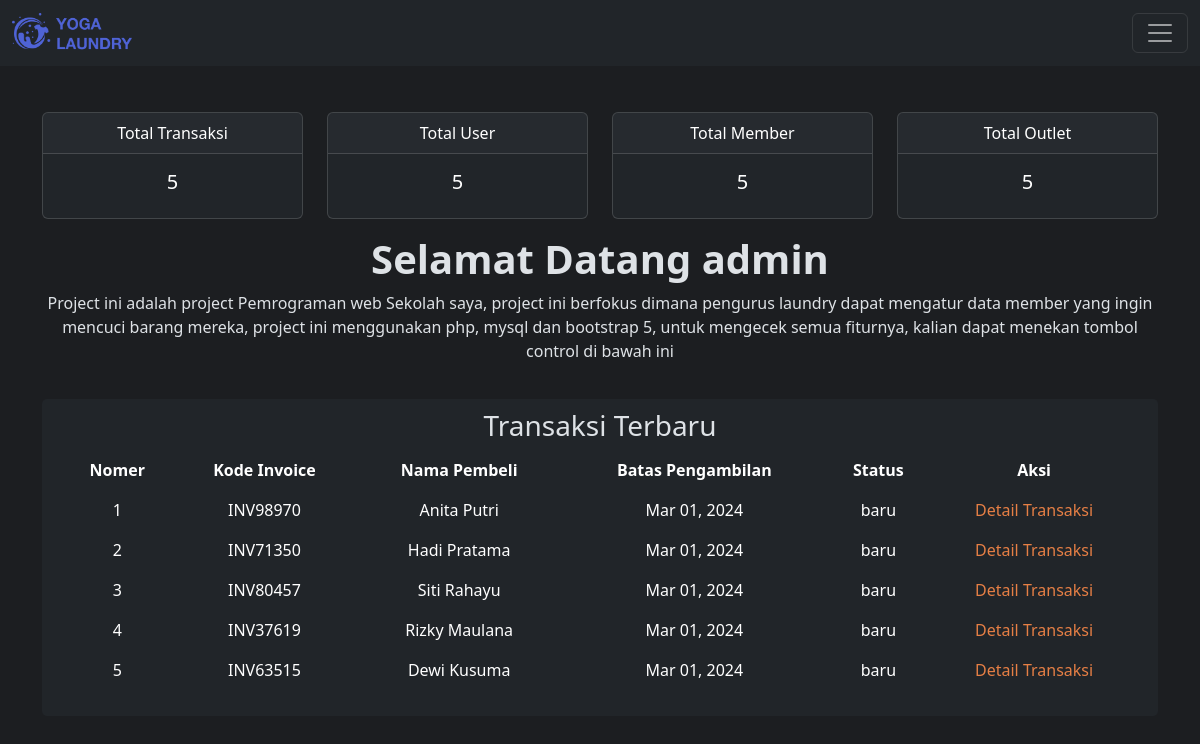
Before: /php/view/control.php?page=dashboard (signed in) with the older database file.
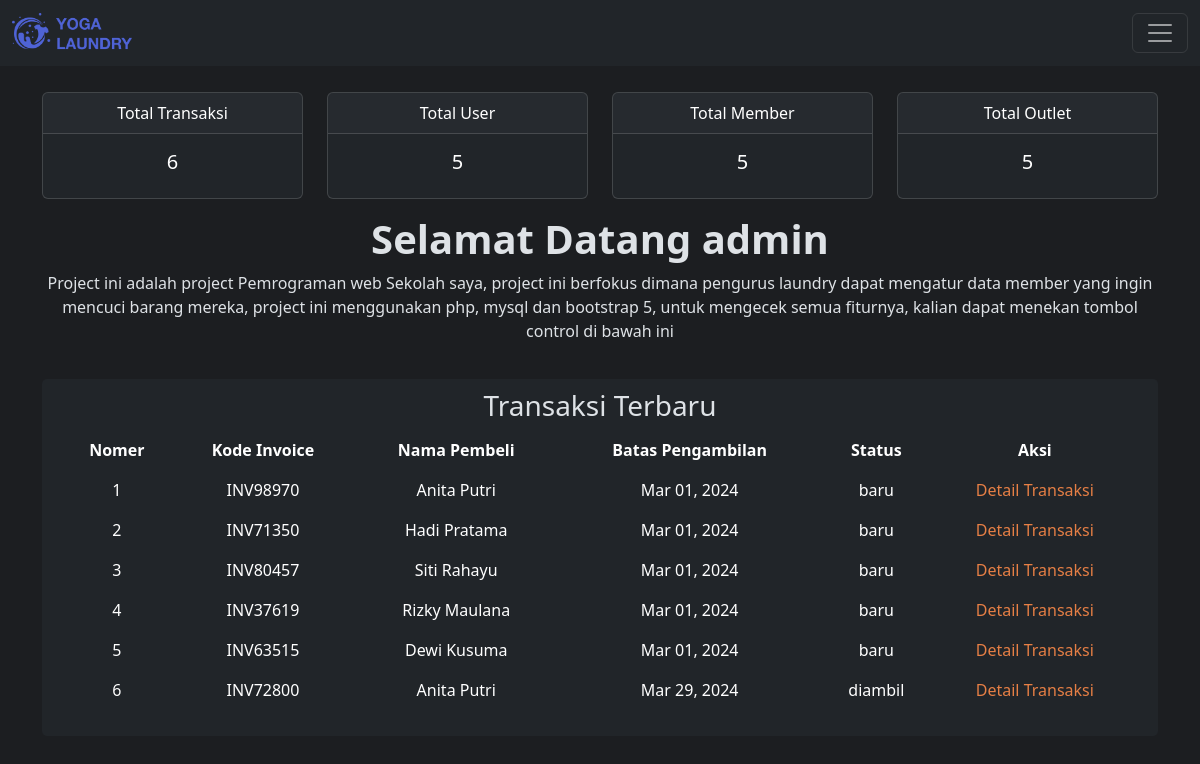
After: the same page with the newer database file.
### tables this page shows
CREATE TABLE `tb_transaksi` (
  `id` int NOT NULL,
  `id_outlet` int NOT NULL,
  `kode_invoice` varchar(100) NOT NULL,
  `id_member` int NOT NULL,
  `tgl` datetime NOT NULL,
  `batas_waktu` datetime NOT NULL,
  `tgl_bayar` datetime NOT NULL,
  `biaya_tambahan` int NOT NULL,
  `diskon` double NOT NULL,
  `pajak` int NOT NULL,
  `status` enum('baru','proses','selesai','diambil') NOT NULL,
  `dibayar` enum('dibayar','belum_dibayar') NOT NULL,
  `id_user` int NOT NULL
);

CREATE TABLE `tb_member` (
  `id` int NOT NULL,
  `nama` varchar(100) NOT NULL,
  `alamat` text NOT NULL,
  `jenis_kelamin` enum('L','P') NOT NULL,
  `tlp` varchar(15) NOT NULL
);

### php/view/control.php (called while the page is built)
<?php
include_once "../template/header.php";
include_once "../template/content.php";
include_once "../template/footer.php";

### php/view/dashboard.php (the view, shortened to what this page needs)
<?php
$tables = ['tb_transaksi', 'tb_user', 'tb_member', 'tb_outlet'];
$results = [];
foreach ($tables as $table) {
  $query = mysqli_query($koneksi, "SELECT COUNT(*) FROM $table");
  $row = mysqli_fetch_array($query);
  $results[$table] = $row[0];
}
?>
<div class="d-flex flex-column container view-dashboard">
  <div class="pt-5 row">
    <div class="col-sm-3 mb-3 mb-sm-0">
      <div class="card text-bg-dark mb-3">
        <div class="card-header">Total Transaksi</div>
        <div class="card-body">
          <h5 class="card-title"><?= $results['tb_transaksi'] ?></h5>
        </div>
      </div>
    </div>
    <div class="col-sm-3 mb-3 mb-sm-0">
      <div class="card text-bg-dark mb-3">
        <div class="card-header">Total User</div>
        <div class="card-body">
          <h5 class="card-title"><?= $results['tb_user'] ?></h5>
        </div>
      </div>
    </div>
    <div class="col-sm-3 mb-3 mb-sm-0">
      <div class="card text-bg-dark mb-3">
        <div class="card-header">Total Member</div>
        <div class="card-body">
          <h5 class="card-title"><?= $results['tb_member'] ?></h5>
        </div>
      </div>
    </div>
    <div class="col-sm-3 mb-3 mb-sm-0">
      <div class="card text-bg-dark mb-3">
        <div class="card-header">Total Outlet</div>
        <div class="card-body">
          <h5 class="card-title"><?= $results['tb_outlet'] ?></h5>
        </div>
      </div>
    </div>
    <h1 class="fw-bold">Selamat Datang <?= $_SESSION['username'] ?></h1>
    <p>Project ini adalah project Pemrograman web Sekolah saya, project ini berfokus dimana pengurus laundry dapat mengatur data member yang ingin mencuci barang mereka, project ini menggunakan php, mysql dan bootstrap 5, untuk mengecek semua fiturnya, kalian dapat menekan tombol control di bawah ini</p>
    <div class="container">
      <div class="table-container">
        <h3 class="text-left">Transaksi Terbaru</h3>
        <table class="table table-borderless table-hover">
          <thead class="table-header text-center">
            <th>Nomer</th>
            <th>Kode Invoice</th>
            <th>Nama Pembeli</th>
            <th>Batas Pengambilan</th>
            <th>Status</th>
            <th>Aksi</th>
          </thead>
          <?php
          $tampil = mysqli_query($koneksi, "SELECT * FROM tb_transaksi");
          $no = 1;
          while ($hasil = mysqli_fetch_array($tampil)) {
            $batas_waktu = date("M d, Y", strtotime($hasil['batas_waktu']));
            $id = $hasil['id'];
            $tampilMember = mysqli_query($koneksi, "SELECT tb_transaksi.*, tb_member.nama FROM tb_transaksi INNER JOIN tb_member ON tb_transaksi.id_member = tb_member.id WHERE tb_transaksi.id = $id;");
            $hasilMember = mysqli_fetch_array($tampilMember);
          ?>
            <tr class="text-center">
              <td><?= $no++ ?></td>
              <td><?= $hasil['kode_invoice']; ?></td>
              <td><?= $hasilMember['nama']; ?></td>
              <td><?= $batas_waktu; ?></td>
              <td><?= $hasil['status']; ?></td>
              <td>
                <div class="action-container">
                  <a style="color:#e67f45;" href="./control.php?page=detail_transaksi&id=<?= $hasil['id']; ?>">Detail Transaksi</a>
                </div>
              </td>
            </tr>
          <?php } ?>
        </table>
      </div>
    </div>
  </div>

Changed rows visible on the page:
added tb_transaksi: kode_invoice "INV72800", id_member.nama "Anita Putri", batas_waktu "Mar 29, 2024", status "diambil"
Other visible differences:
$results['tb_transaksi']: "5" → "6"
